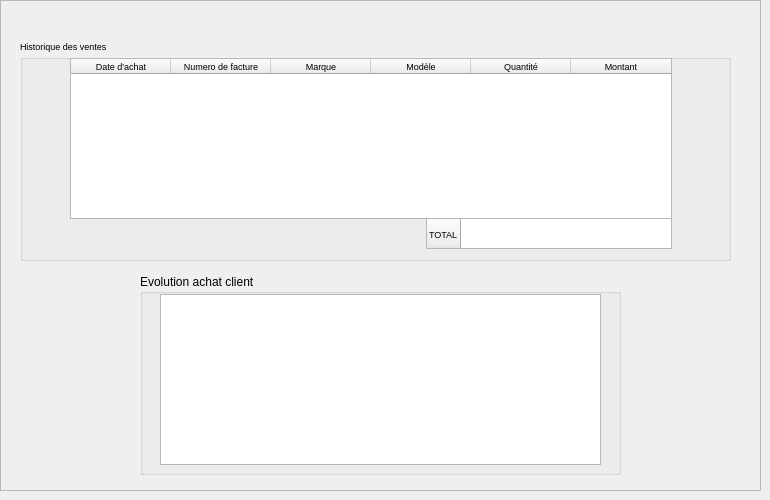
     <widget class="QWidget" name="tab_10">
      <attribute name="title">
       <string>Page</string>
      </attribute>
      <widget class="QFrame" name="frame_histoventes">
       <property name="geometry">
        <rect>
         <x>0</x>
         <y>0</y>
         <width>761</width>
         <height>491</height>
        </rect>
       </property>
       <property name="frameShape">
        <enum>QFrame::StyledPanel</enum>
       </property>
       <property name="frameShadow">
        <enum>QFrame::Raised</enum>
       </property>
       <widget class="QGroupBox" name="groupBox_10">
        <property name="geometry">
         <rect>
          <x>20</x>
          <y>40</y>
          <width>711</width>
          <height>221</height>
         </rect>
        </property>
        <property name="font">
         <font>
          <pointsize>7</pointsize>
         </font>
        </property>
        <property name="title">
         <string>Historique des ventes</string>
        </property>
        <property name="checkable">
         <bool>false</bool>
        </property>
        <widget class="QTableWidget" name="histo_tab">
         <property name="geometry">
          <rect>
           <x>50</x>
           <y>18</y>
           <width>602</width>
           <height>161</height>
          </rect>
         </property>
         <property name="font">
          <font>
           <pointsize>7</pointsize>
          </font>
         </property>
         <attribute name="horizontalHeaderDefaultSectionSize">
          <number>100</number>
         </attribute>
         <attribute name="verticalHeaderDefaultSectionSize">
          <number>30</number>
         </attribute>
         <attribute name="verticalHeaderMinimumSectionSize">
          <number>15</number>
         </attribute>
         <column>
          <property name="text">
           <string>Date d'achat</string>
          </property>
          <property name="font">
           <font>
            <pointsize>7</pointsize>
           </font>
          </property>
         </column>
         <column>
          <property name="text">
           <string>Numero de facture</string>
          </property>
          <property name="font">
           <font>
            <pointsize>7</pointsize>
           </font>
          </property>
         </column>
         <column>
          <property name="text">
           <string>Marque</string>
          </property>
          <property name="font">
           <font>
            <pointsize>7</pointsize>
           </font>
          </property>
         </column>
         <column>
          <property name="text">
           <string>Modèle</string>
          </property>
          <property name="font">
           <font>
            <pointsize>7</pointsize>
           </font>
          </property>
         </column>
         <column>
          <property name="text">
           <string>Quantité</string>
          </property>
          <property name="font">
           <font>
            <pointsize>7</pointsize>
           </font>
          </property>
         </column>
         <column>
          <property name="text">
           <string>Montant</string>
          </property>
          <property name="font">
           <font>
            <pointsize>7</pointsize>
           </font>
          </property>
         </column>
        </widget>
        <widget class="QTableWidget" name="histo_total">
         <property name="geometry">
          <rect>
           <x>406</x>
           <y>178</y>
           <width>246</width>
           <height>31</height>
          </rect>
         </property>
         <row>
          <property name="text">
           <string>TOTAL</string>
          </property>
          <property name="font">
           <font>
            <pointsize>7</pointsize>
           </font>
          </property>
         </row>
        </widget>
       </widget>
       <widget class="QGroupBox" name="groupBox_11">
        <property name="geometry">
         <rect>
          <x>140</x>
          <y>274</y>
          <width>481</width>
          <height>201</height>
         </rect>
        </property>
        <property name="title">
         <string>Evolution achat client</string>
        </property>
        <widget class="QGraphicsView" name="histo_evo_graphique">
         <property name="geometry">
          <rect>
           <x>20</x>
           <y>20</y>
           <width>441</width>
           <height>171</height>
          </rect>
         </property>
        </widget>
       </widget>
      </widget>
     </widget>
